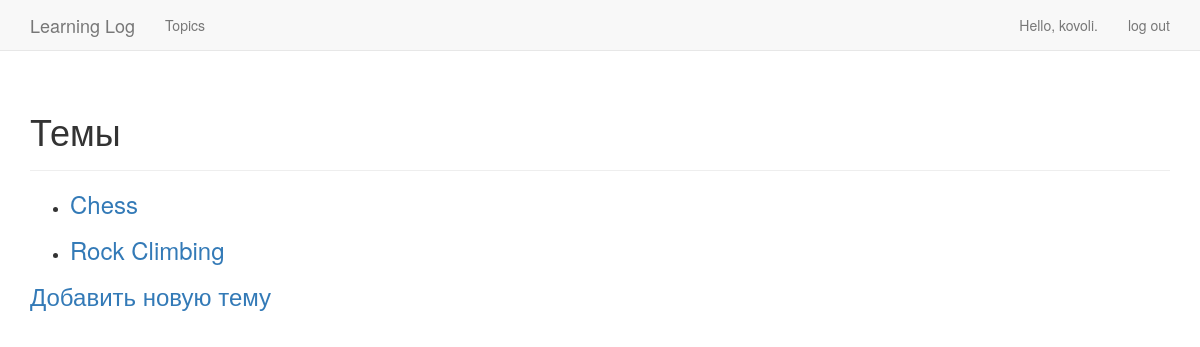
Page /topics/ (signed in) on the earlier database version.
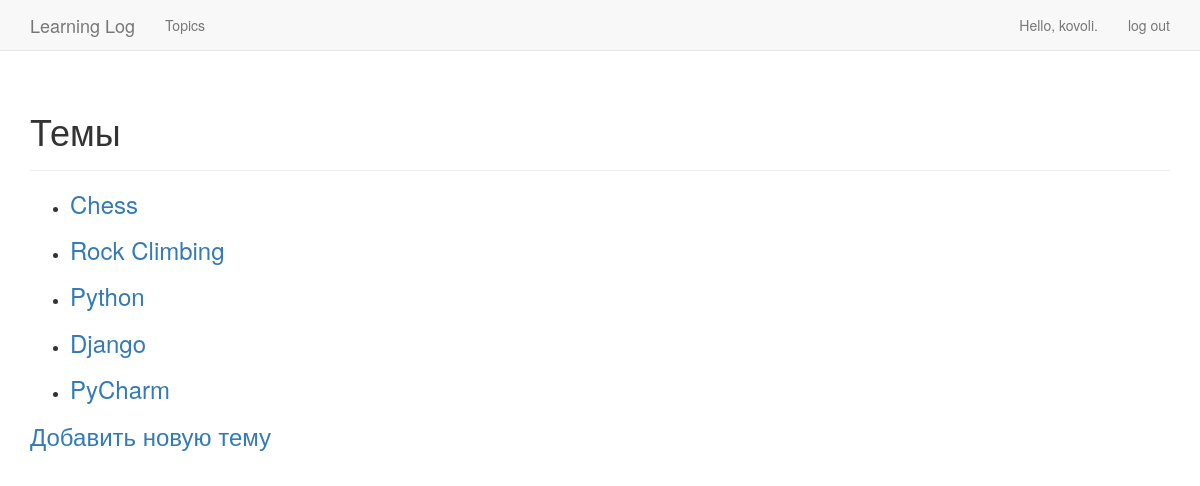
Same page on the later database version.
### learning_logs/models.py (models this page shows)
class Topic(models.Model):
    text = models.CharField(max_length=200)
    date_added = models.DateTimeField(auto_now_add=True)
    owner = models.ForeignKey(User)  #  owner, используемое в отношении внешнего ключа с моделью User.
    class Meta:
        verbose_name = 'Тема'
        verbose_name_plural = 'Темы'
    def __str__(self):
        return self.text

### learning_logs/views.py (the view)
# urls.py: url(r'^topics/$', views.topics, name='topics'),
@login_required()
def topics(request):
    topics = Topic.objects.filter(owner=request.user).order_by('date_added')
    context = {'topics': topics}
    return render(request, 'learning_logs/topics.html', context)

### learning_logs/templates/learning_logs/topics.html
{% extends "learning_logs/base.html" %}
  {% block header %}
      <h1>Темы</h1>
  {% endblock header %}
{% block content %}
    <ul>
        {% for topic in topics %}
        <li>
        <h3>
            <a href="{% url 'learning_logs:topic' topic.id %}">{{ topic }}</a>
        </h3>
        </li>
       {% empty %}
         <li>No topics have been added yet.</li>
       {% endfor %}
    </ul>
    <h3><a href="{% url 'learning_logs:new_topic' %}">Добавить новую тему</h3>
{% endblock content %}

Differences in the rows shown:
added Topic: text "Python"
added Topic: text "Django"
added Topic: text "PyCharm"
